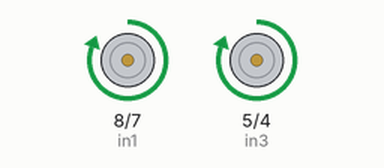
Recording of a program running on a simulated Arduino Uno, built with avr-gcc and run on an emulated ATmega328P. Shown: motor-driver pin pairs drawn as motors (green arrow = first pin HIGH = forward, orange = second pin HIGH = backward, longer = more drive, scaled by the enable pin).

Above: at 1.0 s.
At 3.0 s:
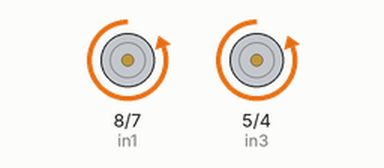
Timing chart, 0 to 5.2 s (numbered marks = the images above):
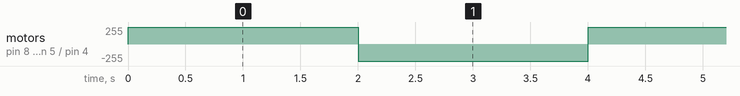

The program:

main.cpp
```cpp
#include <common.h>
#include <Motor_utils.h>
#include <QTR_utils.h>
#include <Servo_control.h>
#include <Main_Task.h>

// Servo servo1;
// int numL = 0;
// int numML = 0;
// int numMR = 0;
// int numR = 0;
// double distance[3] = {0, 0, 0};

// //按键扫描程序,检测按钮是否按下
// void key_scan()
// {
//   while (!digitalRead(key));     //当按键没有被按下一直循环（被按下为T=1，没有被按下为F=0）
//   while (digitalRead(key))       //当按键被按下时
//   {
//     delay(10);	                  //延时10ms
//     if (digitalRead(key)  ==  HIGH)//第二次判断按键是否被按下
//     {
//       delay(100);
//       while (digitalRead(key));  //判断按键是否被松开
//     }
//   }
// }

// void setup() {
//   // put your setup code here, to run once:
//   pinMode(TRIGGER_PIN, OUTPUT);
//   pinMode(ECHO_PIN, INPUT);
//   pinMode(LEFT_WHEEL_FORWARD, OUTPUT);
//   pinMode(LEFT_WHEEL_BACKWARD, OUTPUT);
//   pinMode(RIGHT_WHEEL_FORWARD, OUTPUT);
//   pinMode(RIGHT_WHEEL_BACKWARD, OUTPUT);
//   pinMode(LEFT_SPEED, OUTPUT);
//   pinMode(RIGHT_SPEED, OUTPUT);
//   pinMode(QTR_SENSOR_ML, INPUT);
//   pinMode(QTR_SENSOR_MR, INPUT);
//   pinMode(QTR_SENSOR_L, INPUT);
//   pinMode(QTR_SENSOR_R, INPUT);
//   Serial.begin(9600);
// //   key_scan();

//   servo1.attach(6);//舵机信号接口
//   servo1.write(servo1_init); //舵机归位

//   delay(5000);
// }

// void qtr_test(){
//     int qtr_l = qtr_read_analog(QTR_SENSOR_L);
//     int qtr_r = qtr_read_analog(QTR_SENSOR_R);
//     int qtr_ml = qtr_read_analog(QTR_SENSOR_ML);
//     int qtr_mr = qtr_read_analog(QTR_SENSOR_MR);

//     Serial.print("qtr_l: ");
//     Serial.print(qtr_l);
//     Serial.print("qtr_r: ");
//     Serial.print(qtr_r);
//     Serial.print("qtr_ml: ");
//     Serial.print(qtr_ml);
//     Serial.print("qtr_mr: ");
//     Serial.print(qtr_mr);
//     Serial.println();
// }

// void loop() {
//     // task1();
//     // qtr_test();
//     // scan_for_obj();
//     Forward();
// }

// Motor A connections
int enA = 9;
int in1 = 8;
int in2 = 7;
// Motor B connections
int enB = 3;
int in3 = 5;
int in4 = 4;

void setup() {
	// Set all the motor control pins to outputs
	pinMode(enA, OUTPUT);
	pinMode(enB, OUTPUT);
	pinMode(in1, OUTPUT);
	pinMode(in2, OUTPUT);
	pinMode(in3, OUTPUT);
	pinMode(in4, OUTPUT);

	// Turn off motors - Initial state
	digitalWrite(in1, LOW);
	digitalWrite(in2, LOW);
	digitalWrite(in3, LOW);
	digitalWrite(in4, LOW);
}
void directionControl();
void loop() {
directionControl();
}
//////////////////////////////////////////////////////////////////////////////////////////////////////////////////////////////////////////////////////////////
// This function lets you control spinning direction of motors
void directionControl() {
	// Set motors to maximum speed
	// For PWM maximum possible values are 0 to 255
	analogWrite(enA, 255);
	analogWrite(enB, 255);

	// Turn on motor A & B
	digitalWrite(in1, HIGH);
	digitalWrite(in2, LOW);
	digitalWrite(in3, HIGH);
	digitalWrite(in4, LOW);
	delay(2000);

	// Now change motor directions
	digitalWrite(in1, LOW);
	digitalWrite(in2, HIGH);
	digitalWrite(in3, LOW);
	digitalWrite(in4, HIGH);
	delay(2000);

	// Turn off motors
	digitalWrite(in1, LOW);
	digitalWrite(in2, LOW);
	digitalWrite(in3, LOW);
	digitalWrite(in4, LOW);
}
```

main-main.cpp
```cpp
#include <common.h>

//按键扫描程序,检测按钮是否按下
void key_scan()
{
  while (!digitalRead(key));     //当按键没有被按下一直循环（被按下为T=1，没有被按下为F=0）
  while (digitalRead(key))       //当按键被按下时
  {
    delay(10);	                  //延时10ms
    if (digitalRead(key)  ==  HIGH)//第二次判断按键是否被按下
    {
      delay(100);
      while (digitalRead(key));  //判断按键是否被松开
    }
  }
}

void setup() {
  // put your setup code here, to run once:
  pinMode(TRIGGER_PIN, OUTPUT);
  pinMode(ECHO_PIN, INPUT);
  pinMode(LEFT_WHEEL_FORWARD, OUTPUT);
  pinMode(LEFT_WHEEL_BACKWARD, OUTPUT);
  pinMode(RIGHT_WHEEL_FORWARD, OUTPUT);
  pinMode(RIGHT_WHEEL_BACKWARD, OUTPUT);
  pinMode(LEFT_SPEED, OUTPUT);
  pinMode(RIGHT_SPEED, OUTPUT);
  pinMode(QTR_SENSOR_ML, INPUT);
  pinMode(QTR_SENSOR_MR, INPUT);
  pinMode(QTR_SENSOR_L, INPUT);
  pinMode(QTR_SENSOR_R, INPUT);
  Serial.begin(9600);
  // key_scan();
}

void loop() {
  // put your main code here, to run repeatedly:
}
```

Measured:
- by itself, motor on pin 8 (in1) / pin 7 (in2), motor on pin 5 (in3) / pin 4 (in4): alternates forward 255/255 for 2.0 s and backward 255/255 for 2.0 s
